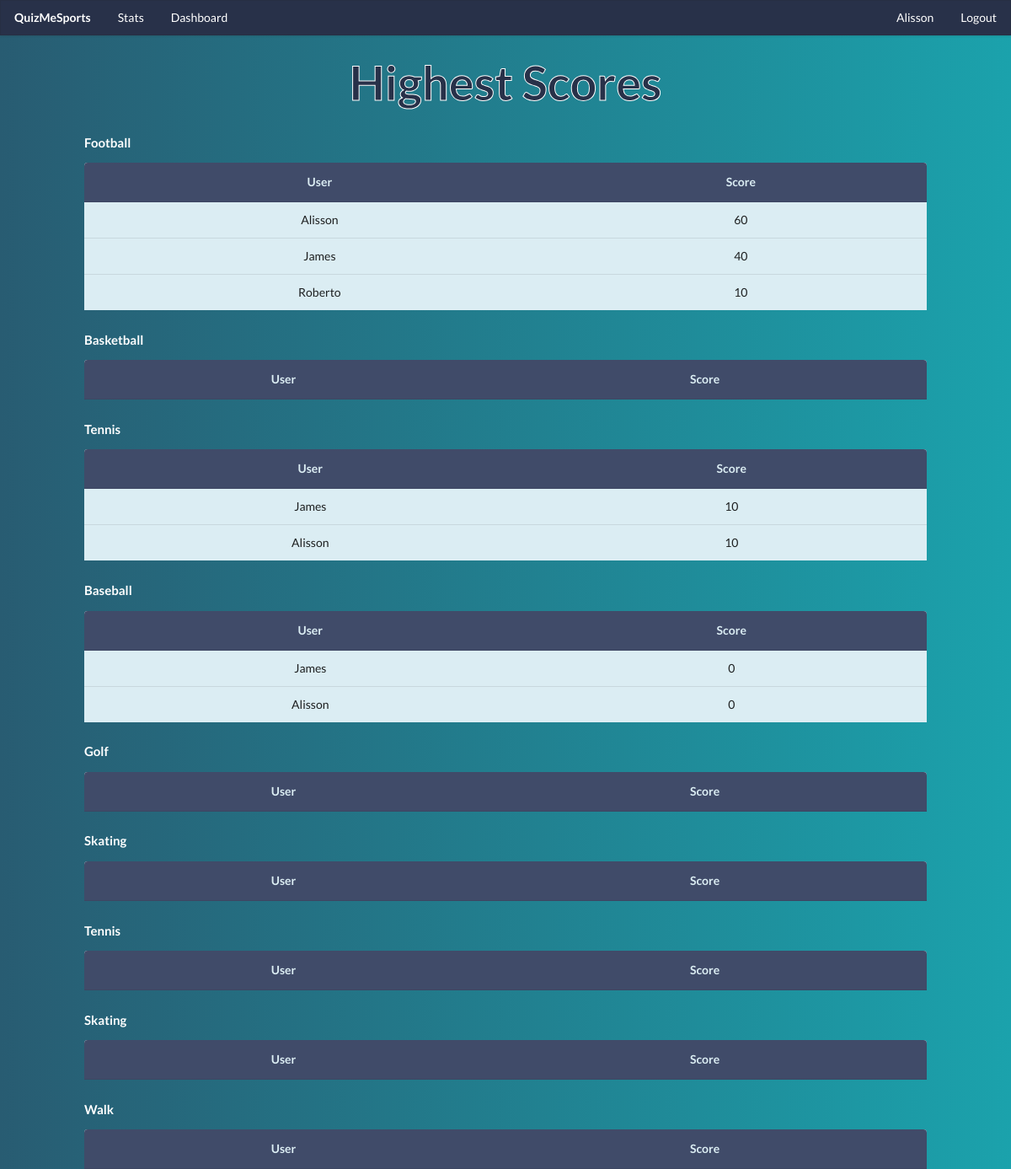
The page /dashboard (signed in) on the database as committed earlier.
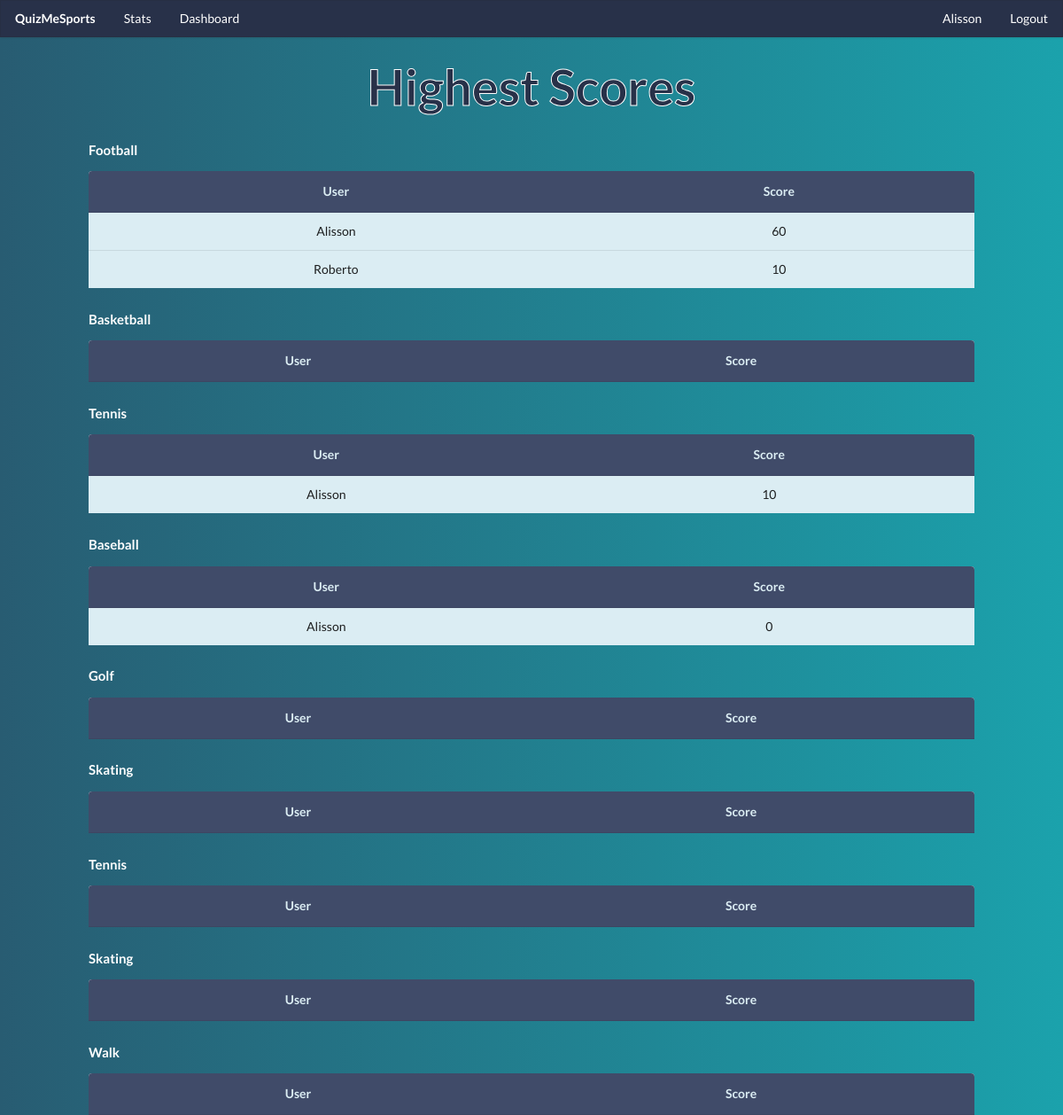
The same page on the database as committed later.
### questions_app/models.py (models this page shows, shortened)
class Category(models.Model):
    title =  models.CharField(max_length=40)
    created_at = models.DateTimeField(auto_now_add=True)
    updated_at = models.DateTimeField(auto_now=True)
    objects = CategoryManager()

### login_app/models.py (models this page shows, shortened)
class User(models.Model):
    first_name= models.CharField(max_length=40)
    last_name= models.CharField(max_length=40, blank=True)
    email= models.EmailField()
    password= models.CharField(max_length=120)
    isadmin=models.BooleanField(default=False)
    created_at = models.DateTimeField(auto_now_add=True)
    updated_at = models.DateTimeField(auto_now=True)
    objects = UserManager()

### profile_app/views.py (the view)
# urls.py: path('dashboard',views.dashboard),
def dashboard(request):
    if 'user_id' in request.session:
        all_users=User.objects.all()
        all_categories=Category.objects.all()
        score_results = Score.objects.values('quiz_category','quiz_taken_by').annotate(sum=Sum('score')).order_by('-sum')
        context={
            "categories":Category.objects.all(),
            "users":User.objects.all(),
            "scores":score_results,
        }
        return render(request,'dashboard.html',context)
    return HttpResponse(render(request,'index.html'))

### profile_app/templates/dashboard.html (shortened to what this page needs)
<!DOCTYPE html>
<html lang="en">
    <head>
        {% load static%}
        <link rel="stylesheet" href="{% static 'css/styles.css'%}">
        <link rel="stylesheet" href="https://cdn.jsdelivr.net/npm/semantic-ui@2.4.2/dist/semantic.min.css">
    </head>
    <body>
        <div id="navbar" class="ui fixed borderless menu">
            <a href="/play" class="header item">QuizMeSports</a>
            <a href="/stats" class="item">Stats</a>
            <a href="/dashboard" class="item">Dashboard</a>
            <div class="right menu">
                <a href="{%url 'user_page'%}" class="item">{{request.session.first_name| capfirst}}</a>
                <a href="{%url 'logout'%}" class="item">Logout</a>
            </div>
        </div>
        <div id="dashboard-container">
            <h1 class="ui center aligned header">Highest Scores</h1>
            {%for category in categories %}
                <h4 >{{category.title| capfirst}}</h4>
                <table class="ui table center aligned">
                    <thead>
                        <tr>
                        <th>User</th>
                        <th>Score</th>
                        </tr>
                    </thead>
                    <tbody>
                    {%for score in scores%}
                        {%if score.quiz_category == category.id%}
                            {%for user in users%}
                                {%if user.id == score.quiz_taken_by %}
                                    <tr>
                                        <td>{{ user.first_name| capfirst}}</td>
                                        <td>{{ score.sum }}</td>
                                    </tr>
                                {%endif%}
                            {%endfor%}
                    {%endif%}
                    {%endfor%}
                    </tbody>
                </table>
            {%endfor%}
        </div>
    </body>
</html>

Rows that differ between the two databases and show on the page:
removed User: first_name "James", sum "40", sum "10", sum "0"
computed for Category "Football": gains User (first_name "Roberto", sum "10"); loses User (first_name "Roberto", sum "10")
changed Category (number 3 of 9 on the later page): gains User (session.first_name "Alisson", first_name "Alisson", sum "60", sum "10", sum "0"); loses User (session.first_name "Alisson", first_name "Alisson", sum "60", sum "10", sum "0")
changed Category "Baseball": gains User (session.first_name "Alisson", first_name "Alisson", sum "60", sum "10", sum "0"); loses User (session.first_name "Alisson", first_name "Alisson", sum "60", sum "10", sum "0")
